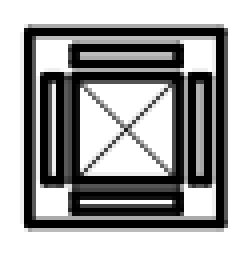
#> input picture templates/diffuseur_evaporateur.png, 63 x 64 px (shown 4 times larger)
$ python -i takeoff.py   (imports and definitions only)
#> lines starting #> are read from the running program, lines starting #| are printed output that depends on the picture; after the words box and inside, x2 and y2 are one past the last pixel; in counts of white or black regions, pixels touching at a corner belong together
#> further down, picture is the input picture: shape (64, 63, 3); min 0, max 255, mean 162.2
"""
HVAC Blueprint Takeoff Tool - Phase 1 Prototype
Reads HVAC ventilation PDFs, parses legend, detects symbols, outputs counts.
"""

import fitz  # PyMuPDF
import cv2
import numpy as np
import pandas as pd
import json
import os
import sys
from pathlib import Path


# ─── CONFIG ───────────────────────────────────────────────────────────────────

DPI = 200  # Render resolution
MATCH_THRESHOLD = 0.75  # Template matching confidence threshold
NMS_DISTANCE = 20  # Non-max suppression: min pixels between detections
LEGEND_PAGE_INDEX = 1  # 0-based index of legend page
FLOOR_PLAN_PAGES = [5, 6]  # 0-based indices of pages to scan (pages 6-7)


# ─── STEP 1: PDF TO IMAGES ───────────────────────────────────────────────────

# [17 lines left out: function pdf_to_images, not called in this run]


# ─── STEP 2: LEGEND PARSING ──────────────────────────────────────────────────

def extract_legend_symbols(legend_img, output_dir):
    """
    Extract individual symbols from the legend page.
    Strategy: Find the legend region, isolate symbol graphics,
    crop each one as a template for matching.
    """
#> called with output_dir = 'out.png'
    gray = cv2.cvtColor(legend_img, cv2.COLOR_BGR2GRAY)
    h, w = gray.shape
#> h = 64; w = 63

    # The legend is typically in the left portion of the page
    # Crop to left ~40% and top ~70% where symbols live
    legend_region = gray[0:int(h * 0.75), 0:int(w * 0.40)]
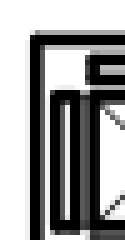
#> legend_region: shape (48, 25) (shown 5 times larger); min 0, max 255, mean 153.4
    legend_color = legend_img[0:int(h * 0.75), 0:int(w * 0.40)]

    # Threshold to get black content on white background
    _, binary = cv2.threshold(legend_region, 180, 255, cv2.THRESH_BINARY_INV)
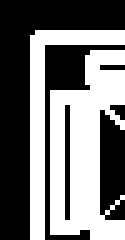
#> binary: shape (48, 25) (shown 5 times larger); 45.5% white; 2 white regions

    # Find contours - these are the drawn elements
    contours, _ = cv2.findContours(binary, cv2.RETR_EXTERNAL, cv2.CHAIN_APPROX_SIMPLE)
#> contours = 2 contours; box (x1, y1, x2, y2) and area: (10, 10, 25, 48) 330, (6, 6, 25, 48) 114

    symbols = []
    symbol_dir = os.path.join(output_dir, "legend_symbols")
    os.makedirs(symbol_dir, exist_ok=True)

    # Filter contours by size to find symbol-sized objects
    # Typical HVAC symbols on a blueprint at 200 DPI are roughly 30-120 px
    for i, cnt in enumerate(contours):
        x, y, cw, ch = cv2.boundingRect(cnt)

        # Filter: symbols are roughly square-ish and a specific size range
        area = cw * ch
        aspect = max(cw, ch) / max(min(cw, ch), 1)

        if 400 < area < 15000 and aspect < 4:
            # Add padding around the symbol
            pad = 5
            x1 = max(0, x - pad)
            y1 = max(0, y - pad)
            x2 = min(legend_region.shape[1], x + cw + pad)
            y2 = min(legend_region.shape[0], y + ch + pad)

            symbol_crop = legend_color[y1:y2, x1:x2]
            if symbol_crop.size > 0:
                symbols.append({
                    "id": i,
                    "bbox": (x1, y1, x2, y2),
                    "size": (x2 - x1, y2 - y1),
                    "area": area,
                })
                cv2.imwrite(
                    os.path.join(symbol_dir, f"symbol_{i:03d}.png"),
                    symbol_crop
                )
#> this loop made 2 passes
#> (x, y, cw, ch, area, aspect, pad, x1) on passes 1 to 2: (10, 10, 15, 38, 570, 2.53, 5, 5), (6, 6, 19, 42, 798, 2.21, 5, 1)
#> pass 1, in extract_legend_symbols, `symbol_crop = legend_color[y1:y2, x1:x2]`:
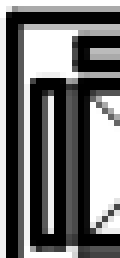
#> symbol_crop: shape (43, 20, 3) (shown 6 times larger); min 0, max 255, mean 113.3
#> pass 2, in extract_legend_symbols, `symbol_crop = legend_color[y1:y2, x1:x2]`:
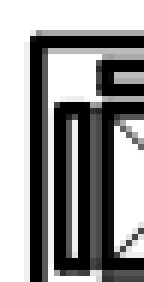
#> symbol_crop: shape (47, 24, 3) (shown 6 times larger); min 0, max 255, mean 146.9
#> after the loop, symbols = 2 items

    print(f"  Extracted {len(symbols)} candidate symbols from legend")
#|   Extracted 2 candidate symbols from legend
    return symbols, symbol_dir


# [247 lines left out: functions extract_legend_text, match_template_multiscale, non_max_suppression, annotate_pdf, generate_report, run_takeoff, not called in this run]


# ─── CLI ENTRY POINT ──────────────────────────────────────────────────────────

# [8 lines not run here, left out]

>>> import cv2
>>> picture = cv2.imread('templates/diffuseur_evaporateur.png')
>>> result = extract_legend_symbols(picture, 'out.png')
